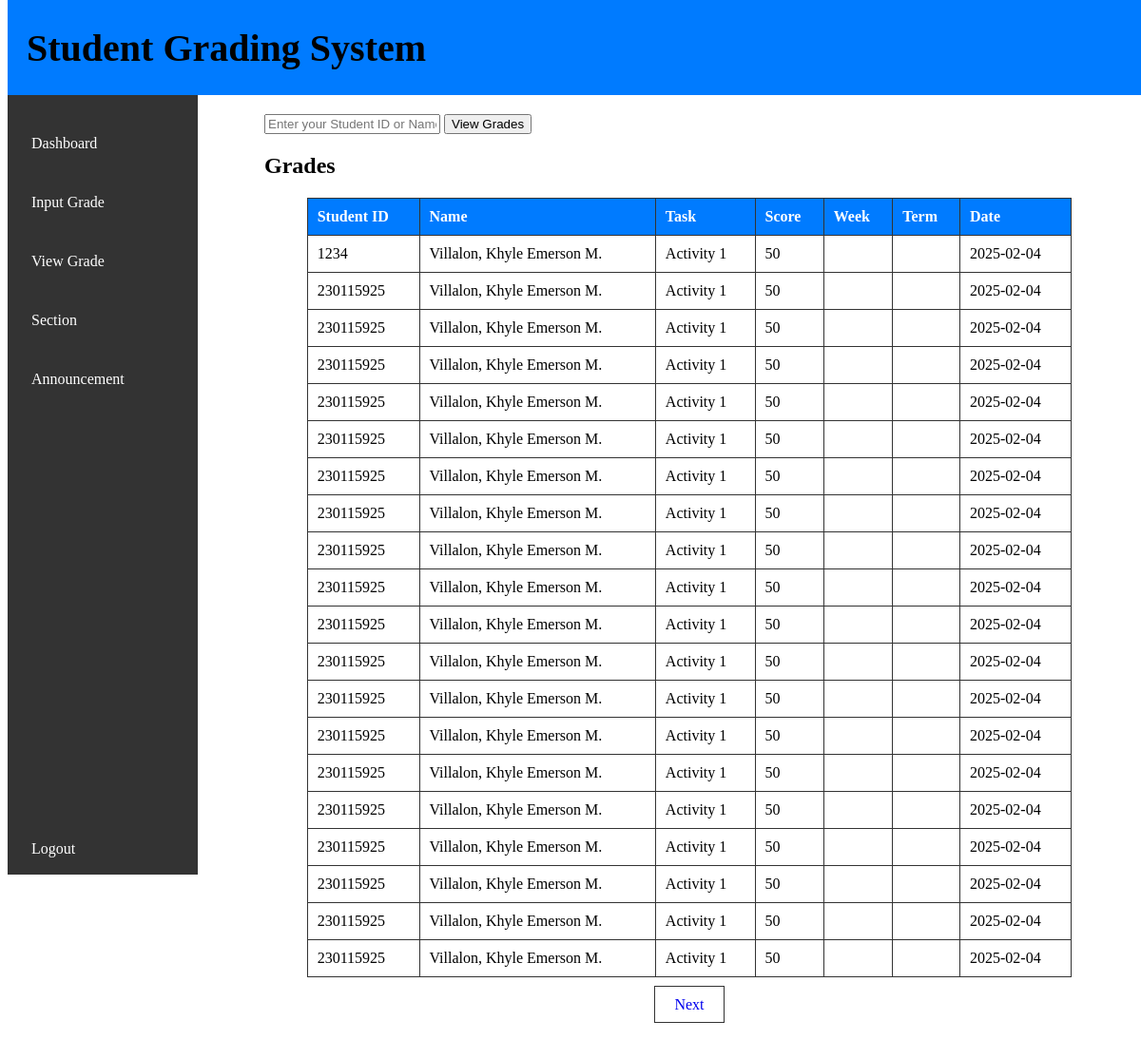
/teacher/view.php, run on the app's committed database.
### tables this page shows
CREATE TABLE `grades` (
  `student_id` int(20) NOT NULL,
  `student_name` varchar(100) NOT NULL,
  `task_name` varchar(100) NOT NULL,
  `score` int(11) NOT NULL,
  `date` date NOT NULL,
  `week` varchar(20) DEFAULT NULL,
  `term` varchar(20) DEFAULT NULL,
  `subject` varchar(100) DEFAULT NULL
);

### teacher/view.php (the view, shortened to what this page needs)
<?php
include "../db.php";
$records_per_page = 20;
$page = isset($_GET['page']) ? (int)$_GET['page'] : 1;
$offset = ($page - 1) * $records_per_page;
$search = '';
$result = null;
if (isset($_GET['id']) && $_GET['id'] !== '') {
    $search = $_GET['id'];
    $stmt = $conn->prepare("SELECT student_id, student_name, task_name, score, week, term, date FROM grades WHERE student_id = ? OR student_name LIKE ? ORDER BY date ASC LIMIT ?, ?");
    $like = "%" . $search . "%";
    $stmt->bind_param("ssii", $search, $like, $offset, $records_per_page);
    $stmt->execute();
    $result = $stmt->get_result();
} else {
    $stmt = $conn->prepare("SELECT student_id, student_name, task_name, score, week, term, date FROM grades ORDER BY date ASC LIMIT ?, ?");
    $stmt->bind_param("ii", $offset, $records_per_page);
    $stmt->execute();
    $result = $stmt->get_result();
}
$total_stmt = $conn->prepare("SELECT COUNT(*) FROM grades");
$total_stmt->execute();
$total_result = $total_stmt->get_result();
$total_rows = $total_result->fetch_row()[0];
$total_pages = ceil($total_rows / $records_per_page);
?>
<!DOCTYPE html>
<html>
<head>
</head>
<body>
    <h1 class="title">Student Grading System</h1>
    <div class="sidebar">
        <a href="/grading-system/teacher/dashboard.php">Dashboard</a>
        <a href="/grading-system/teacher/input.php">Input Grade</a>
        <a href="/grading-system/teacher/view.php">View Grade</a>
        <a href="/grading-system/teacher/section.php">Section</a>
        <a href="/grading-system/teacher/announcement.php">Announcement</a>
        <br><br><br><br><br><br><br><br><br><br><br><br>
    <br><br><br><br><br><br><br><br><br><br><br><br>
    <a href="/grading-system/login.php?logout=1">Logout</a>
    </div>
    <div class="main-content">
        <form method="GET" action="view.php">
            <input type="text" name="id" placeholder="Enter your Student ID or Name" required>
            <button type="submit">View Grades</button>
        </form>
        <h2>Grades</h2>
        <table>
            <tr>
                <th>Student ID</th>
                <th>Name</th>
                <th>Task</th>
                <th>Score</th>
                <th>Week</th>
                <th>Term</th>
                <th>Date</th>
            </tr>
            <?php while ($row = $result->fetch_assoc()) { ?>
                <tr>
                    <td><?= htmlspecialchars($row["student_id"]) ?></td>
                    <td><?= htmlspecialchars($row["student_name"]) ?></td>
                    <td><?= htmlspecialchars($row["task_name"]) ?></td>
                    <td><?= htmlspecialchars($row["score"]) ?></td>
                    <td><?= htmlspecialchars($row["week"]) ?></td>
                    <td><?= htmlspecialchars($row["term"]) ?></td>
                    <td><?= htmlspecialchars($row["date"]) ?></td>
                </tr>
            <?php } ?>
        </table>
        <div class="divider">
            <?php if ($page < $total_pages) { ?>
                <a href="?id=<?= htmlspecialchars($search) ?>&page=<?= $page + 1 ?>">Next</a>
            <?php } ?>
        </div>
    </div>
</body>
</html>

### teacher/view.php (style rules this page uses)
.title { background-color: #007bff; width: 100%; font-size: 40px; height: 100px; position: fixed; margin-top: -100px; align-items: center; display: flex; padding-left: 20px; }
.sidebar { width: 200px; background-color: #333; height: 100vh; position: fixed; padding-top: 20px; color: white; }
.sidebar a { display: block; color: white; padding: 22px 25px; text-decoration: none; transition: background 0.3s; }
.main-content { margin-top: 100px; margin-left: 250px; padding: 20px; }
table { border-collapse: collapse; width: 90%; margin: 20px auto; }
th, td { border: 1px solid #333; padding: 10px; text-align: left; }
th { background-color: #007bff; color: white; }
.divider { text-align: center; margin-top: 20px; }
.divider a { padding: 10px 20px; text-decoration: none; border: 1px solid #333; margin: 0 5px; }

### data on the page
grades: student "1234", student_name "Villalon, Khyle Emerson M.", task_name "Activity 1", score "50", date "2025-02-04"
grades: student "230115925", student_name "Villalon, Khyle Emerson M.", task_name "Activity 1", score "50", date "2025-02-04"
grades: student "230115925", student_name "Villalon, Khyle Emerson M.", task_name "Activity 1", score "50", date "2025-02-04"
grades: student "230115925", student_name "Villalon, Khyle Emerson M.", task_name "Activity 1", score "50", date "2025-02-04"
grades: student "230115925", student_name "Villalon, Khyle Emerson M.", task_name "Activity 1", score "50", date "2025-02-04"
grades: student "230115925", student_name "Villalon, Khyle Emerson M.", task_name "Activity 1", score "50", date "2025-02-04"
grades: student "230115925", student_name "Villalon, Khyle Emerson M.", task_name "Activity 1", score "50", date "2025-02-04"
grades: student "230115925", student_name "Villalon, Khyle Emerson M.", task_name "Activity 1", score "50", date "2025-02-04"
grades: student "230115925", student_name "Villalon, Khyle Emerson M.", task_name "Activity 1", score "50", date "2025-02-04"
grades: student "230115925", student_name "Villalon, Khyle Emerson M.", task_name "Activity 1", score "50", date "2025-02-04"
grades: student "230115925", student_name "Villalon, Khyle Emerson M.", task_name "Activity 1", score "50", date "2025-02-04"
grades: student "230115925", student_name "Villalon, Khyle Emerson M.", task_name "Activity 1", score "50", date "2025-02-04"
grades: student "230115925", student_name "Villalon, Khyle Emerson M.", task_name "Activity 1", score "50", date "2025-02-04"
grades: student "230115925", student_name "Villalon, Khyle Emerson M.", task_name "Activity 1", score "50", date "2025-02-04"
grades: student "230115925", student_name "Villalon, Khyle Emerson M.", task_name "Activity 1", score "50", date "2025-02-04"
grades: student "230115925", student_name "Villalon, Khyle Emerson M.", task_name "Activity 1", score "50", date "2025-02-04"
grades: student "230115925", student_name "Villalon, Khyle Emerson M.", task_name "Activity 1", score "50", date "2025-02-04"
grades: student "230115925", student_name "Villalon, Khyle Emerson M.", task_name "Activity 1", score "50", date "2025-02-04"
grades: student "230115925", student_name "Villalon, Khyle Emerson M.", task_name "Activity 1", score "50", date "2025-02-04"
grades: student "230115925", student_name "Villalon, Khyle Emerson M.", task_name "Activity 1", score "50", date "2025-02-04"
